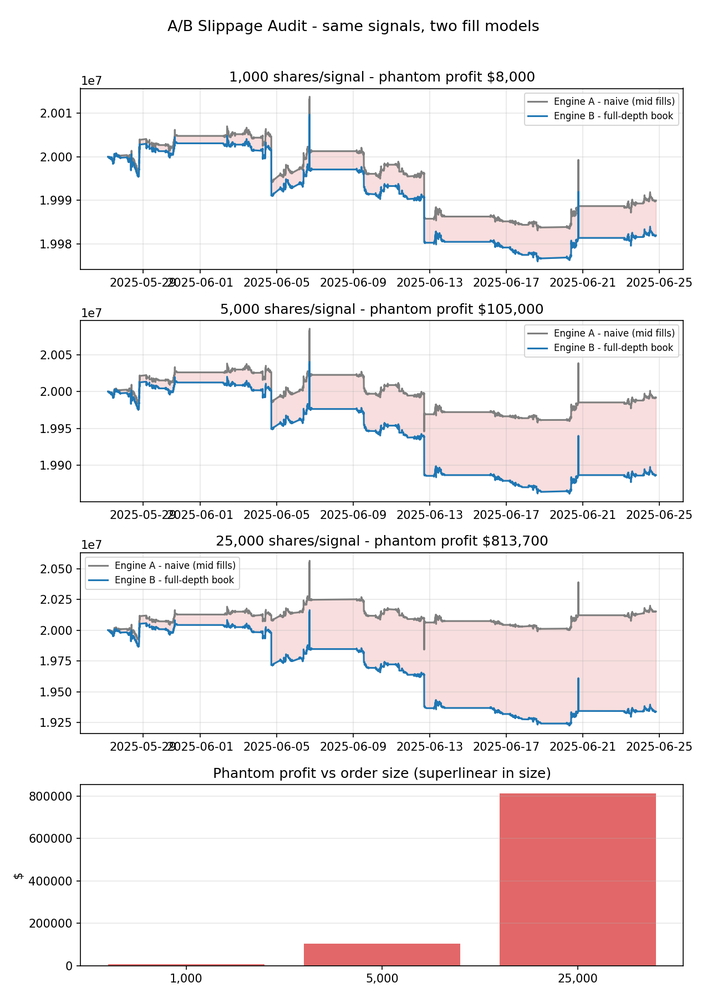
#> input picture docs/research/microstructure/slippage_audit.png, 707 x 998 px, shrunk from 1275 x 1800 before the run
$ python onepager.py
#> lines starting #> are read from the running program, lines starting #| are printed output that depends on the picture
"""F3 — the QSE one-pager: architecture + key results + repo link on one PDF page.

A single-page, print-ready summary of the whole project, built the same way the
tearsheet is (matplotlib's PDF backend, no extra dependencies). It draws a compact
architecture pipeline, tabulates the marquee findings from every track, embeds the
flagship A/B slippage figure, and links the repo — the artifact you hand someone
who has 60 seconds.

    venv/bin/python scripts/analysis/onepager.py       # -> docs/QSE_one_pager.pdf
"""

import argparse
from pathlib import Path

import matplotlib

matplotlib.use("Agg")
import matplotlib.image as mpimg  # noqa: E402
import matplotlib.pyplot as plt  # noqa: E402
from matplotlib.patches import FancyArrowPatch, FancyBboxPatch  # noqa: E402

REPO_URL = "github.com/MarcusJMyrick/Quantitative-Strategy-Engine-QSE-"

INK = "#1a1a2e"
ACCENT = "#0f4c81"
HILITE = "#b03a2e"
MUTED = "#5a5a6e"
BOX_BG = "#eef2f7"

# (label, value) — the marquee numbers, grouped engine-first then research.
RESULTS = [
    ("Phantom profit @ 25k sh/signal", "$813,700  (naive Sharpe +1.93 -> real -5.26)"),
    ("Market-impact exponent", "b = 0.569 vs sqrt-law 0.5  (R2 = 0.999)"),
    ("Arena allocator vs new/delete", "3.5 ns vs 57-70 ns  (16-20x)"),
    ("Lock-free SPSC ring, tail latency", "p99 42 ns vs 16,334 ns  (389x); TSan-clean"),
    ("Cross-platform determinism", "Docker == native: Sharpe -2.404, 456 trades"),
    ("Live paper trading (Alpaca)", "5 signals -> 5 fills -> 5/5 reconciled"),
    ("Stat arb vs momentum, Engine B", "credible negative: momentum 0.84 > stat arb 0.69"),
    ("Deflated Sharpe (multiple testing)", "100 noise: PSR 0.99 but DSR 0.47"),
    ("HMM regime overlay", "calm 44% / elevated 33% / turbulent 23% -> A5 lambda"),
    ("VPIN/OFI toxicity filter", "robust negative: raises slippage 0.0117 vs 0.0100"),
    ("Meta-labeling, judged", "rejected: Engine B 0.69 -> 0.17; DSR 0.94 > 0.77"),
    ("HRP vs MVO out-of-sample", "MVO -0.35 collapse, HRP 0.65, 1/N still wins 0.90"),
]

# Architecture pipeline stages: (title, sublines, highlight?)
STAGES = [
    ("Data layer", ["CSV / Parquet readers", "Python pipeline", "ZeroMQ tick feed"], False),
    (
        "C++ engine",
        ["SPSC ring -> BarBuilder", "Strategies -> OrderManager", "FULL-DEPTH ORDER BOOK"],
        True,
    ),
    ("Analysis", ["equity + tradelog", "tearsheet.py", "research artifacts"], False),
]


def _box(ax, x, y, w, h, title, lines, highlight):
    edge = HILITE if highlight else ACCENT
    ax.add_patch(
        FancyBboxPatch(
            (x, y),
            w,
            h,
            boxstyle="round,pad=0.008,rounding_size=0.015",
            linewidth=2.0 if highlight else 1.3,
            edgecolor=edge,
            facecolor="#fdece9" if highlight else BOX_BG,
            mutation_aspect=0.5,
        )
    )
    ax.text(
        x + w / 2,
        y + h - 0.055,
        title,
        ha="center",
        va="top",
        fontsize=11,
        fontweight="bold",
        color=edge,
    )
    for i, ln in enumerate(lines):
        bold = ln.isupper()
        ax.text(
            x + w / 2,
            y + h - 0.11 - i * 0.052,
            ln.title() if bold else ln,
            ha="center",
            va="top",
            fontsize=8.2,
            color=HILITE if bold else INK,
            fontweight="bold" if bold else "normal",
        )


def draw_architecture(ax):
    ax.set_xlim(0, 1)
    ax.set_ylim(0, 1)
    ax.axis("off")
    w, h, gap = 0.28, 0.62, 0.06
    xs = [0.02, 0.02 + w + gap, 0.02 + 2 * (w + gap)]
    for x, (title, lines, hi) in zip(xs, STAGES):
        _box(ax, x, 0.30, w, h, title, lines, hi)
    for x in xs[:-1]:
        ax.add_patch(
            FancyArrowPatch(
                (x + w + 0.006, 0.61),
                (x + w + gap - 0.006, 0.61),
                arrowstyle="-|>",
                mutation_scale=16,
                linewidth=1.6,
                color=MUTED,
            )
        )
    ax.text(
        0.5,
        0.16,
        "Live mode:  same strategy code -> Alpaca paper venue " "(order + fill reconciliation)",
        ha="center",
        fontsize=8.4,
        color=ACCENT,
    )
    ax.text(
        0.5,
        0.06,
        "Research track (QR):  eigen stat arb  |  HMM regime -> lambda  |  "
        "meta-labeling  |  CPCV + Deflated Sharpe + MDA (the judge)",
        ha="center",
        fontsize=8.4,
        color=ACCENT,
    )


def build(out_path: Path, fig_path: Path) -> Path:
    fig = plt.figure(figsize=(8.5, 11))
    fig.patch.set_facecolor("white")

    # --- Header ---
    fig.text(
        0.5,
        0.965,
        "QSE - Quantitative Strategy Engine",
        ha="center",
        fontsize=21,
        fontweight="bold",
        color=INK,
    )
    fig.text(
        0.5,
        0.938,
        "A C++ event-driven backtesting & execution-research engine:",
        ha="center",
        fontsize=11,
        color=MUTED,
    )
    fig.text(
        0.5,
        0.920,
        "how much of a backtest's profit is real, and how much is an "
        "artifact of ignoring market microstructure?",
        ha="center",
        fontsize=11,
        color=MUTED,
        style="italic",
    )
    fig.text(0.5, 0.898, REPO_URL, ha="center", fontsize=10.5, fontweight="bold", color=ACCENT)

    # --- Architecture ---
    fig.text(0.06, 0.868, "ARCHITECTURE", fontsize=12, fontweight="bold", color=INK)
    draw_architecture(fig.add_axes([0.05, 0.66, 0.90, 0.19]))

    # --- Key results (two columns) ---
    fig.text(0.06, 0.632, "KEY RESULTS", fontsize=12, fontweight="bold", color=INK)
    fig.text(
        0.30,
        0.632,
        "(engine + low-latency, then research track - honest negatives included)",
        fontsize=8.5,
        color=MUTED,
        style="italic",
    )
    n = len(RESULTS)
    half = (n + 1) // 2
    cols = [(0.06, RESULTS[:half]), (0.53, RESULTS[half:])]
    for x0, items in cols:
        y = 0.610
        for label, value in items:
            fig.text(x0, y, label, fontsize=8.7, fontweight="bold", color=ACCENT)
            fig.text(x0, y - 0.019, value, fontsize=8.2, color=INK)
            y -= 0.049

    # --- Flagship figure ---
    fig.text(
        0.06, 0.318, "FLAGSHIP: THE A/B SLIPPAGE AUDIT", fontsize=12, fontweight="bold", color=INK
    )
    fig.text(
        0.06,
        0.300,
        "Same 455 signals, two fill models - at 25k sh the naive engine's "
        "fundable Sharpe-1.9 becomes a heavy loser.",
        fontsize=8.6,
        color=MUTED,
    )
    if fig_path.exists():
        img_ax = fig.add_axes([0.08, 0.075, 0.84, 0.215])
        img_ax.imshow(mpimg.imread(str(fig_path)))
        img_ax.axis("off")
    else:
        fig.text(0.5, 0.18, "[ figure unavailable ]", ha="center", color=MUTED)

    # --- Footer ---
    fig.add_artist(plt.Line2D([0.06, 0.94], [0.055, 0.055], color="#cccccc", lw=0.8))
    fig.text(
        0.06,
        0.036,
        "302 C++ / 258 Python tests   |   3 CI gates (build+test, "
        "format/lint, clang-tidy)   |   two compilers x standards x Arrow   |   "
        "ThreadSanitizer-clean",
        fontsize=7.4,
        color=MUTED,
    )
    fig.text(
        0.06,
        0.020,
        "Whitepaper: docs/PROJECT_PHASES.md   |   "
        "Log: docs/TASK_BREAKDOWN.md   |   Walkthrough: notebooks/qse_walkthrough.ipynb",
        fontsize=8,
        color=ACCENT,
    )

    out_path.parent.mkdir(parents=True, exist_ok=True)
    fig.savefig(str(out_path))  # format inferred from suffix (.pdf, or .png to preview)
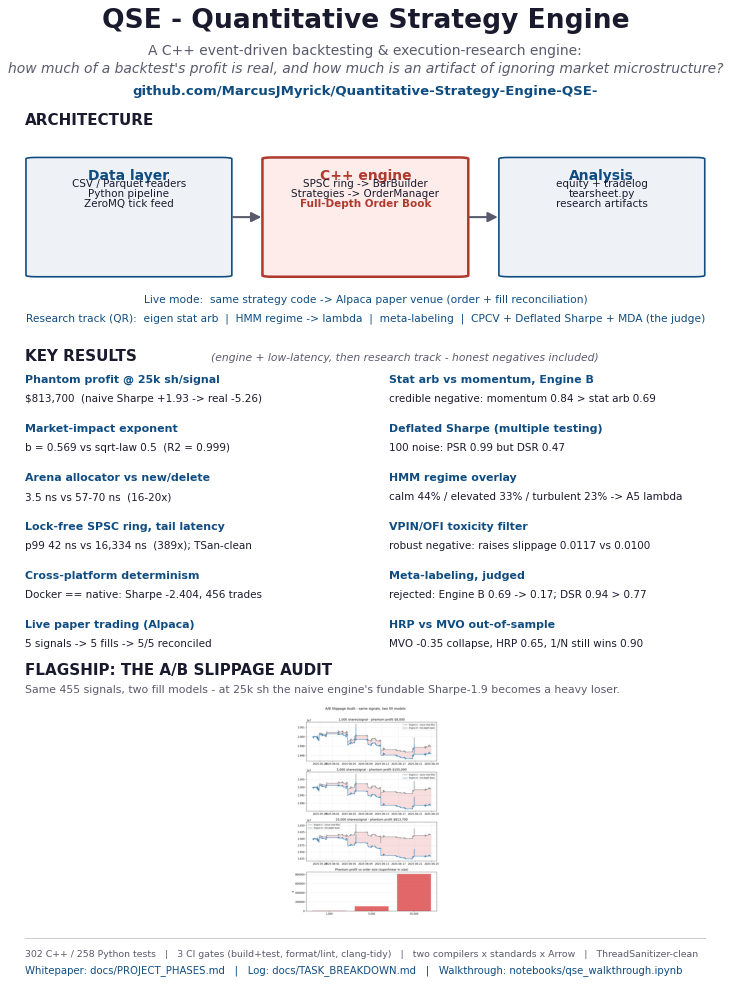
#> figure drawn by matplotlib, 2 panels
    plt.close(fig)
    return out_path


def main() -> int:
    here = Path(__file__).resolve().parents[2]
    parser = argparse.ArgumentParser(description=__doc__.splitlines()[0])
    parser.add_argument("--out", type=Path, default=here / "docs" / "QSE_one_pager.pdf")
    parser.add_argument(
        "--figure",
        type=Path,
        default=here / "docs" / "research" / "microstructure" / "slippage_audit.png",
    )
    args = parser.parse_args()
    out = build(args.out, args.figure)
    print(f"one-pager -> {out}  ({out.stat().st_size:,} bytes)")
    return 0


if __name__ == "__main__":
    raise SystemExit(main())
#> (the program exits here)

$ run again, with docs/research/microstructure/impact_curve.png copied over docs/research/microstructure/slippage_audit.png
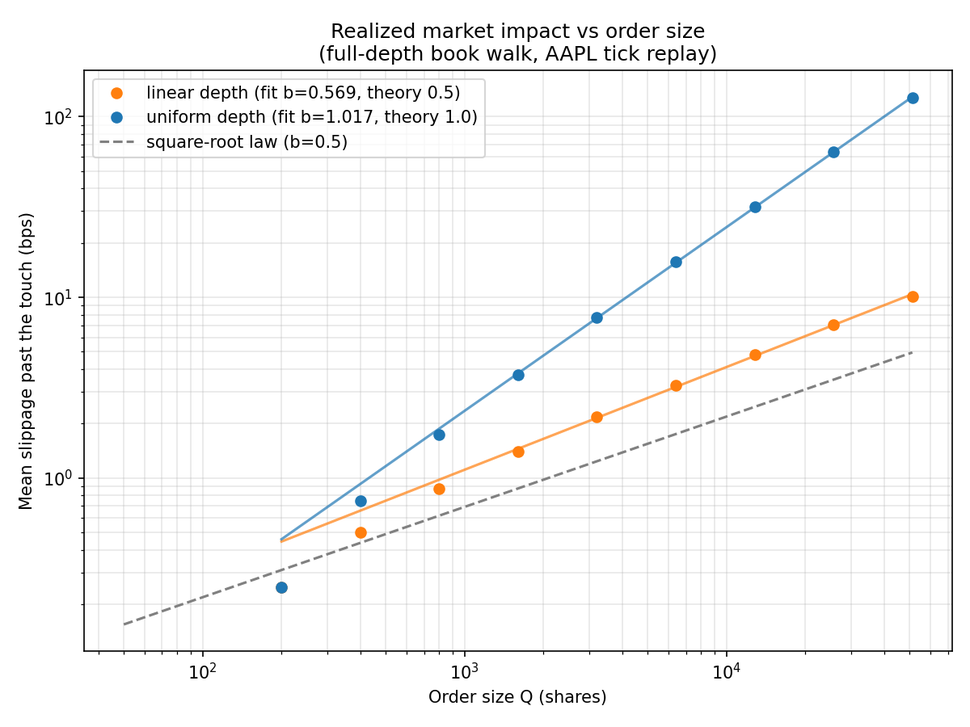
#> input picture docs/research/microstructure/impact_curve.png, 970 x 727 px, shrunk from 1200 x 900 before the run
#> in build, `fig.savefig(str(out_path))`:
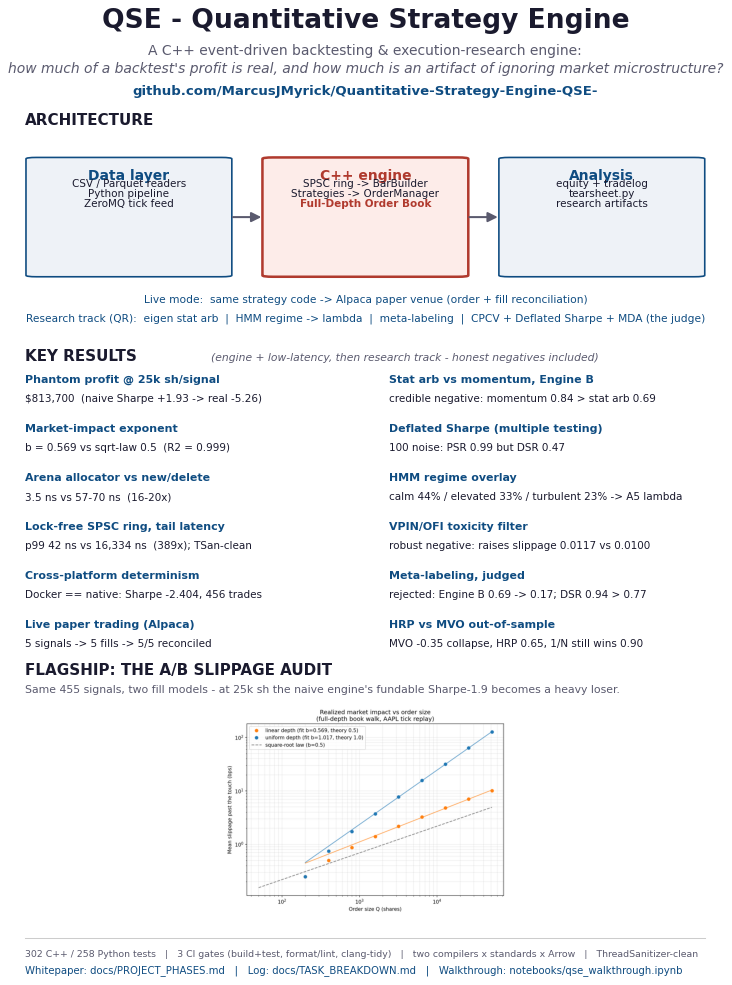
#> figure drawn by matplotlib, 2 panels
